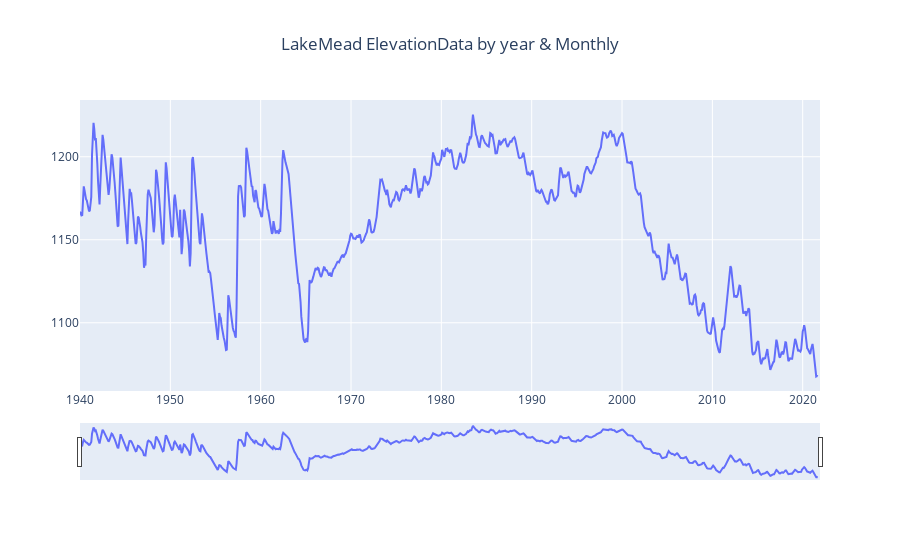

Notebook cell for this chart:
### Code cell
from cmath import nan
import pandas as pd
import numpy as np
import plotly.express as px
from datetime import datetime
from plotly import graph_objs as go

df = pd.read_excel("LakeMead_MonthlyElevationData.xlsx", index_col=0)

MonthList = ['JAN', 'FEB',	'MAR',	'APR',	'MAY',
             'JUN',	'JUL',	'AUG',	'SEP',	'OCT',	'NOV',	'DEC']
YearStart   = 1940
YearEnd     = 2021


newdf = pd.DataFrame(columns=['Date', 'Elevation'])
for year in range(YearStart, YearEnd+1):
    for mth in MonthList:
        Ele = df.at[year, mth]
        datestr = str(year) + '-' + mth + '-01'
        dt = datetime.strptime(datestr, "%Y-%b-%d")
        new_row = pd.Series({'Date': dt, 'Elevation': Ele})
        newdf = pd.concat([newdf, new_row.to_frame().T], ignore_index=True)

# print(newdf)

# fig = px.line(newdf, x='Date', y='Elevation')
# fig.show()




# Create figure to plotly it
fig = go.Figure()

fig.add_trace(
    go.Scatter(x=list(newdf.Date), y=list(newdf.Elevation)))

# Add range slider
fig.update_layout(    
    title="LakeMead ElevationData by year & Monthly",
    title_x=0.5,
    autosize=True,
    #width=1000,
    #height=600,
    xaxis=dict(
        # rangeselector=dict(
        #     buttons=list([
        #         dict(step="all")
        #     ])
        # ),

        rangeslider=dict(
            visible=True
        ),
        type="date"
    )
)

# Interactive
#fig.write_html("applestock.html")

fig.show()

### Figure 1 — Plotly figure (JSON) as saved in the notebook; plotly's stock layout.template omitted (floating-point values rounded to 4 significant figures; data arrays with more than 128 entries replaced by an {"elided": "..."} marker saying what was removed)
{"data": [{"type": "scatter", "x": {"elided": "984 str values"}, "y": {"elided": "984 float values"}}], "layout": {"autosize": true, "title": {"text": "LakeMead ElevationData by year & Monthly", "x": 0.5}, "xaxis": {"rangeslider": {"visible": true}, "type": "date"}}}
